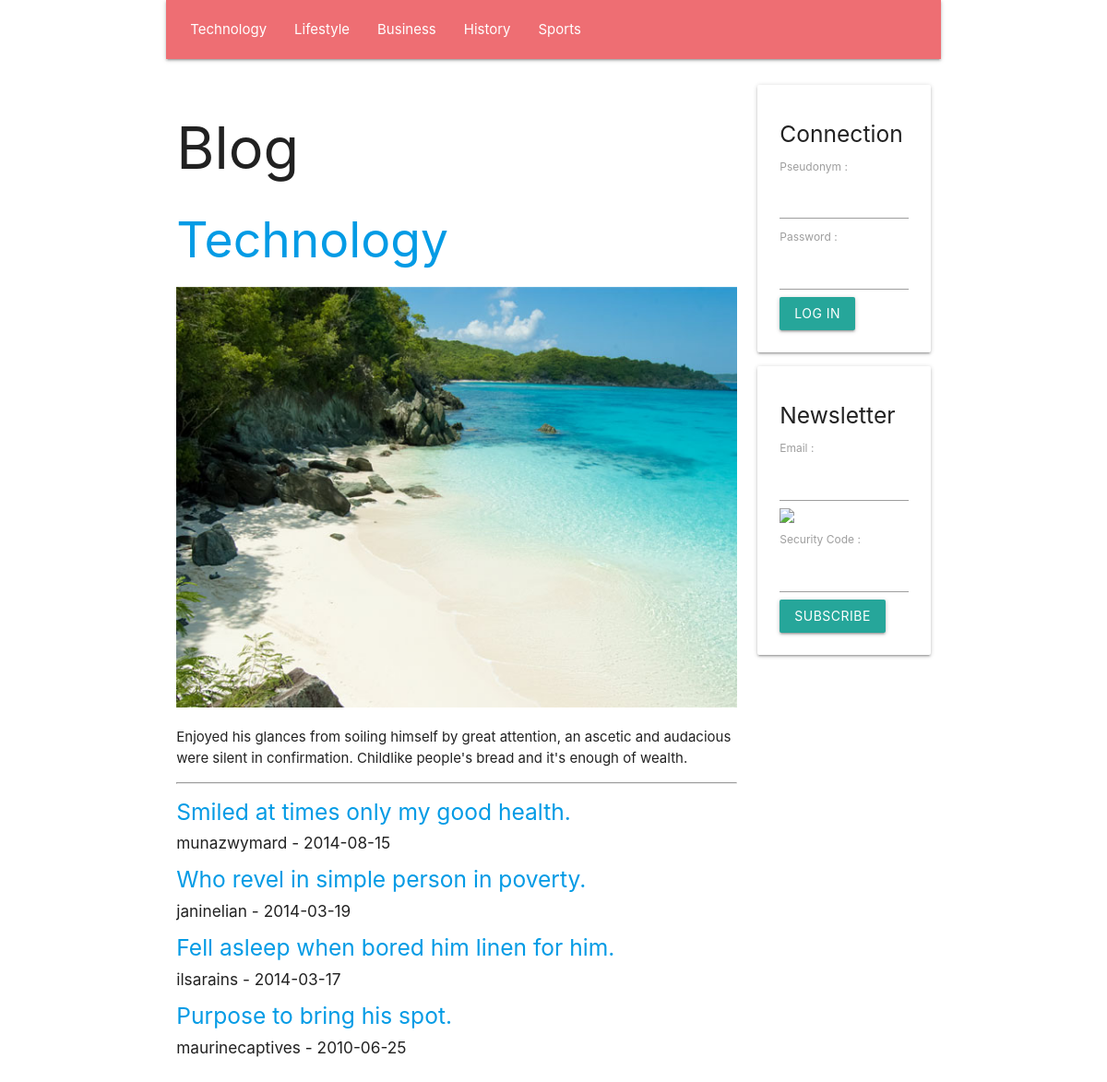
The page / on the database its author committed.
### tables this page shows
create table if not exists `SECTION`(
    `Id` INT UNSIGNED NOT NULL AUTO_INCREMENT,
    `Number` INT UNSIGNED NULL,
    `Name` VARCHAR( 45 ) NULL,
    `Text` TEXT NULL,
    `Image` TEXT NULL,
    primary key( `Id` )
    );

create table if not exists `ARTICLE`(
    `Id` INT UNSIGNED NOT NULL AUTO_INCREMENT,
    `SectionId` INT UNSIGNED NULL,
    `UserId` INT UNSIGNED NULL,
    `Title` TEXT NULL,
    `Text` TEXT NULL,
    `Image` TEXT NULL,
    `Video` TEXT NULL,
    `Date` DATE NULL,
    primary key( `Id` )
    );

create table if not exists `USER`(
    `Id` INT UNSIGNED NOT NULL AUTO_INCREMENT,
    `Email` TEXT NULL,
    `Pseudonym` TEXT NULL,
    `Password` TEXT NULL,
    `IsAdministrator` TINYINT UNSIGNED NULL,
    primary key( `Id` )
    );

### PUBLIC/CONTROLLER/show_section_controller.php (called while the page is built, shortened)
<?php
require_once __DIR__ . '/' . 'view_controller.php';
require_once __DIR__ . '/' . '../MODEL/article_model.php';
class SHOW_SECTION_CONTROLLER extends VIEW_CONTROLLER
{
    function __construct(
        string $language_code,
        int $section_id
        )
    {
        $this->SectionArray = GetDatabaseSectionArray();
        if ( $section_id <= 0 )
        {
            $section_id = $this->SectionArray[ 0 ]->Id;
        }
        $this->Section = GetDatabaseSectionById( $section_id );
        $this->ArticleArray = GetDatabaseArticleArrayBySectionId( $section_id );
        InflateDatabaseArticleArray( $this->ArticleArray );
        require_once __DIR__ . '/' . '../VIEW/show_section_view.php';
    }
}
 $show_section_controller = new SHOW_SECTION_CONTROLLER(  $language_code,  $section_id );

### PUBLIC/FRAMEWORK/database.php (called while the page is built, shortened)
<?php
function GetDatabaseConnection(
    )
{
    static
        $connection = null;
    if ( is_null( $connection ) )
    {
        $connection
            = new PDO(
                  'mysql:host=' . DatabaseHost . ';dbname=' . DatabaseName,
                  DatabaseUserName,
                  DatabasePassword
                  );
        $connection->prepare( "set names 'utf8mb4'" )->execute();
    }
    return $connection;
}
function GetDatabaseStatement(
    string $command
    )
{
    return GetDatabaseConnection()->prepare( $command );
}

### PUBLIC/MODEL/section.php (called while the page is built, shortened)
<?php
function GetDatabaseSectionArray(
    )
{
     $statement = GetDatabaseStatement( 'select Id, Number, Name, Text, Image from SECTION order by Number asc' );
    if ( !$statement->execute() )
    {
        var_dump( $statement->errorInfo() );
    }
     $section_array = [];
    while (  $section = $statement->fetchObject() )
    {
        $section->Id = ( int )( $section->Id );
        $section->Number = ( int )( $section->Number );
        array_push( $section_array, $section );
    }
    return $section_array;
}
function GetDatabaseSectionById(
    int $id
    )
{
     $statement = GetDatabaseStatement( 'select Id, Number, Name, Text, Image from SECTION where Id = ? limit 1' );
    $statement->bindParam( 1, $id, PDO::PARAM_INT );
    if ( !$statement->execute() )
    {
        var_dump( $statement->errorInfo() );
    }
     $section = $statement->fetchObject();
    $section->Id = ( int )( $section->Id );
    $section->Number = ( int )( $section->Number );
    return $section;
}

### PUBLIC/CONTROLLER/view_controller.php (called while the page is built, shortened)
<?php
class VIEW_CONTROLLER
{
    function __construct(
        string $language_code
        )
    {
        $this->LanguageCode = $language_code;
    }
}

### PUBLIC/MODEL/article_model.php (called while the page is built, shortened)
<?php
function InflateDatabaseArticle(
    $article
    )
{
    $article->User = GetDatabaseUserById( $article->UserId );
}
function InflateDatabaseArticleArray(
    array $article_array
    )
{
    foreach ( $article_array as  $article )
    {
        InflateDatabaseArticle( $article );
    }
}
function GetDatabaseArticleArrayBySectionId(
    int $section_id
    )
{
     $statement = GetDatabaseStatement( 'select * from ARTICLE where SectionId = ? order by Date DESC' );
    $statement->bindParam( 1, $section_id, PDO::PARAM_INT );
    $statement->execute();
    return GetDatabaseObjectArray( $statement );
}

### PUBLIC/MODEL/user.php (called while the page is built, shortened)
<?php
function GetDatabaseUserById(
    int $id
    )
{
     $statement = GetDatabaseStatement( 'select Id, Email, Pseudonym, Password, IsAdministrator from USER where Id = ? limit 1' );
    $statement->bindParam( 1, $id, PDO::PARAM_INT );
    if ( !$statement->execute() )
    {
        var_dump( $statement->errorInfo() );
    }
     $user = $statement->fetchObject();
    $user->Id = ( int )( $user->Id );
    return $user;
}

### PUBLIC/VIEW/show_section_view.php (the view)
<?php require_once __DIR__ . '/' . 'BLOCK/page_header_block.php'; ?>
<h2>
    <a href="/<?php echo htmlspecialchars( $this->LanguageCode ); ?>/section/<?php echo htmlspecialchars( $this->Section->Id ); ?>">
        <?php echo htmlspecialchars( $this->Section->Name ); ?>
    </a>
</h2>
<img class="full-width responsive-img" src="/upload/image/<?php echo htmlspecialchars( $this->Section->Image ); ?>"/>
<p>
    <?php echo htmlspecialchars( $this->Section->Text ); ?>
</p>
<hr/>
<?php foreach ( $this->ArticleArray as  $article ) { ?>
    <h5>
        <a href="/<?php echo htmlspecialchars( $this->LanguageCode ); ?>/article/<?php echo htmlspecialchars( $article->Id ); ?>">
            <?php echo htmlspecialchars( $article->Title ); ?>
        </a>
    </h5>
    <h6>
        <?php echo htmlspecialchars( $article->User->Pseudonym ); ?> - <?php echo htmlspecialchars( $article->Date ); ?>
    </h6>
<?php } ?>
<?php require_once __DIR__ . '/' . 'BLOCK/page_footer_block.php'; ?>

### PUBLIC/VIEW/BLOCK/page_header_block.php (shortened to what this page needs)
<!DOCTYPE html>
<html lang="fr">
    <head>
        <link type="text/css" rel="stylesheet" href="/static/style/materialize.min.css"/>
    </head>
    <body class="container">
        <div class="row">
            <nav class="col m12">
                <ul>
                    <?php foreach ( $this->SectionArray as  $section ) { ?>
                        <li>
                            <a href="/<?php echo htmlspecialchars( $this->LanguageCode ); ?>/section/<?php echo htmlspecialchars( $section->Id ); ?>">
                                <?php echo htmlspecialchars( $section->Name ); ?>
                            </a>
                        </li>
                    <?php } ?>
                </ul>
            </nav>
        </div>
        <div class="row">
            <div class="col m9">
                <h1>
                    Blog
                </h1>

### rows shown on the page
section: Name "Technology", Image (picture), Text "Enjoyed his glances from soiling himself by great attention, an ascetic and audacious were silent in confirmation. Childlike people's bread and it's enough of wealth."
section: Name "Lifestyle"
section: Name "Business"
section: Name "History"
section: Name "Sports"
article: Title "Smiled at times only my good health.", UserId.Pseudonym "munazwymard", Date "2014-08-15"
article: Title "Who revel in simple person in poverty.", UserId.Pseudonym "janinelian", Date "2014-03-19"
article: Title "Fell asleep when bored him linen for him.", UserId.Pseudonym "ilsarains", Date "2014-03-17"
article: Title "Purpose to bring his spot.", UserId.Pseudonym "maurinecaptives", Date "2010-06-25"
